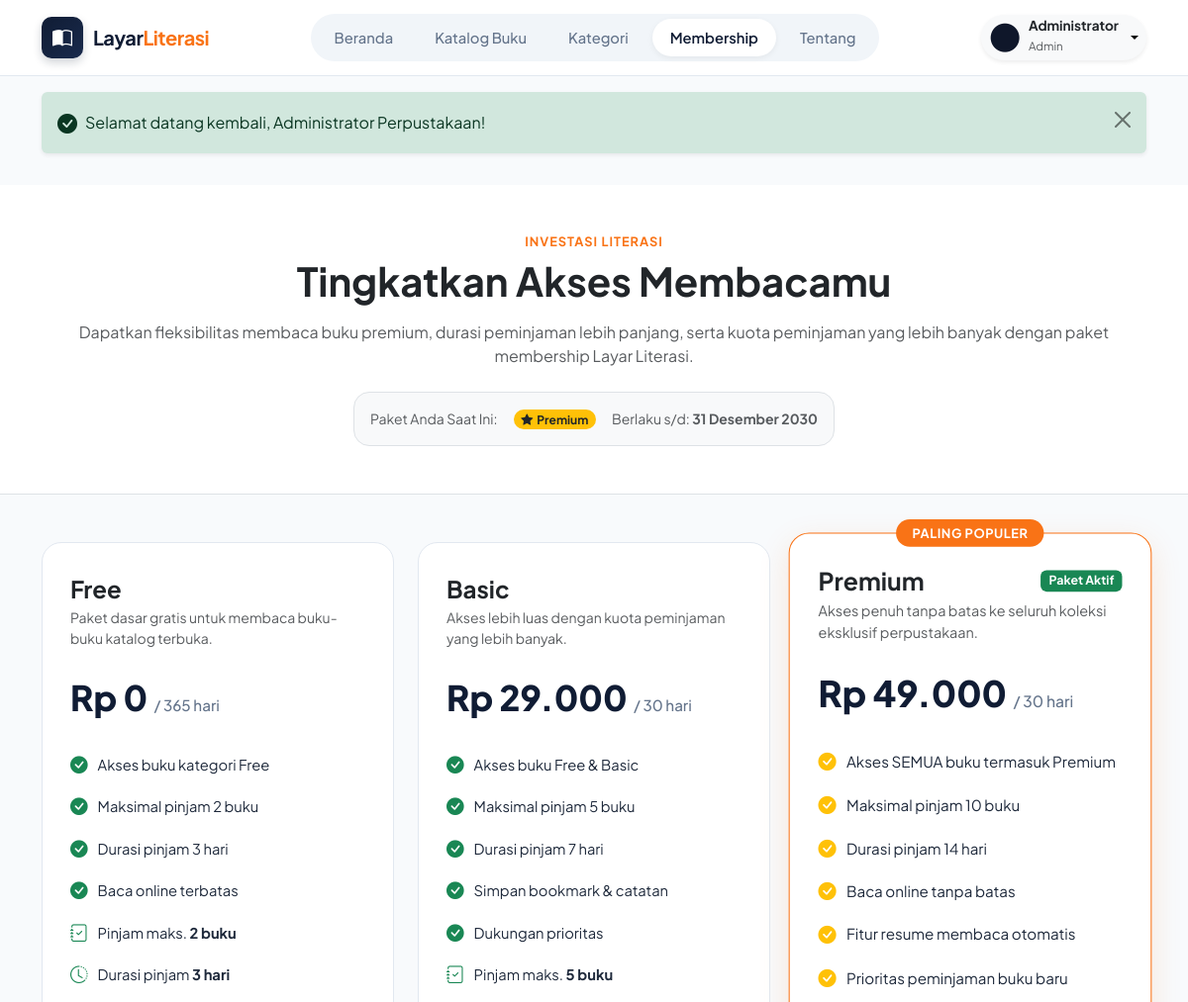
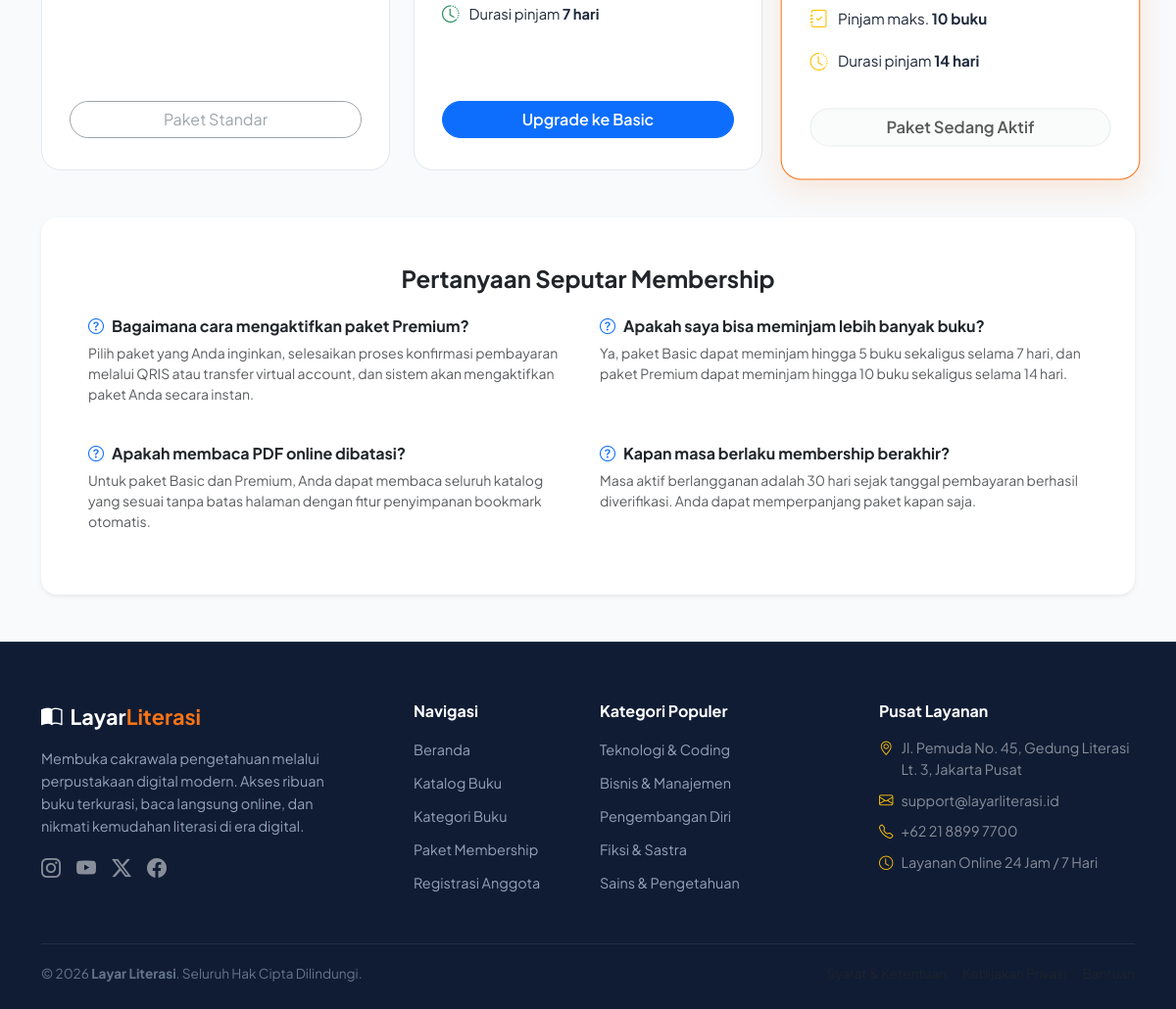
The app's page /membership.php (signed in) with its own data (2 pictures, top to bottom).
### tables this page shows
CREATE TABLE `users` (
  `id` INT AUTO_INCREMENT PRIMARY KEY,
  `name` VARCHAR(100) NOT NULL,
  `email` VARCHAR(100) NOT NULL UNIQUE,
  `password` VARCHAR(255) NOT NULL,
  `role` ENUM('admin', 'member') NOT NULL DEFAULT 'member',
  `avatar` VARCHAR(255) DEFAULT 'default-avatar.png',
  `phone` VARCHAR(20) DEFAULT NULL,
  `membership_id` INT DEFAULT 1,
  `membership_expires_at` DATE DEFAULT NULL,
  `status` ENUM('active', 'suspended') NOT NULL DEFAULT 'active',
  `created_at` TIMESTAMP DEFAULT CURRENT_TIMESTAMP,
  `updated_at` TIMESTAMP DEFAULT CURRENT_TIMESTAMP ON UPDATE CURRENT_TIMESTAMP,
  FOREIGN KEY (`membership_id`) REFERENCES `memberships`(`id`) ON DELETE SET NULL
);

CREATE TABLE `memberships` (
  `id` INT AUTO_INCREMENT PRIMARY KEY,
  `name` VARCHAR(50) NOT NULL,
  `slug` VARCHAR(50) NOT NULL UNIQUE,
  `price` DECIMAL(10,2) NOT NULL DEFAULT 0.00,
  `duration_days` INT NOT NULL DEFAULT 30,
  `max_borrow_days` INT NOT NULL DEFAULT 3,
  `max_borrow_count` INT NOT NULL DEFAULT 2,
  `can_read_premium` TINYINT(1) NOT NULL DEFAULT 0,
  `badge_color` VARCHAR(20) NOT NULL DEFAULT 'secondary',
  `description` TEXT,
  `features` TEXT,
  `created_at` TIMESTAMP DEFAULT CURRENT_TIMESTAMP
);

### includes/auth_middleware.php (called while the page is built, shortened)
<?php
function currentUser(): ?array {
    static $user = null;
    if ($user !== null) {
        return $user;
    }
    $db = getDB();
    $stmt = $db->prepare("
        SELECT u.*, m.name AS membership_name, m.slug AS membership_slug,
               m.max_borrow_count, m.max_borrow_days, m.can_read_premium, m.badge_color
        FROM users u
        LEFT JOIN memberships m ON u.membership_id = m.id
        WHERE u.id = ? AND u.status = 'active'
        LIMIT 1
    ");
    $stmt->execute([$_SESSION['user_id']]);
    $res = $stmt->fetch();
    $user = $res;
    return $user;
}

### membership.php (the view, shortened to what this page needs)
<?php
$db = getDB();
$memberships = $db->query("SELECT * FROM memberships ORDER BY price ASC")->fetchAll();
$currentUser = currentUser();
require_once __DIR__ . '/includes/header.php';
?>
<div class="py-5 bg-white border-bottom">
    <div class="container text-center max-w-700 mx-auto">
        <span class="section-badge-orange">Investasi Literasi</span>
        <h1 class="display-6 fw-bold text-dark mb-3">Tingkatkan Akses Membacamu</h1>
        <p class="text-muted fs-6 mb-0">
            Dapatkan fleksibilitas membaca buku premium, durasi peminjaman lebih panjang, serta kuota peminjaman yang lebih banyak dengan paket membership Layar Literasi.
        </p>
        <?php if ($currentUser): ?>
            <div class="mt-4 p-3 rounded-4 bg-light d-inline-flex align-items-center gap-3 border">
                <span class="text-muted small">Paket Anda Saat Ini:</span>
                <?= getMembershipBadge($currentUser['membership_slug'] ?? 'free', $currentUser['membership_name'] ?? 'Free') ?>
                <?php if (!empty($currentUser['membership_expires_at'])): ?>
                    <span class="text-muted small">Berlaku s/d: <strong><?= formatDate($currentUser['membership_expires_at']) ?></strong></span>
                <?php endif; ?>
            </div>
        <?php endif; ?>
    </div>
</div>
<div class="container py-5">
    <div class="row g-4 justify-content-center align-items-stretch">
        <?php foreach ($memberships as $m): ?>
            <?php
                $isCurrent = $currentUser && ($currentUser['membership_id'] == $m['id']);
                $isFeatured = ($m['slug'] === 'premium');
                $features = json_decode($m['features'] ?? '[]', true) ?: [];
            ?>
            <div class="col-lg-4 col-md-6">
                <div class="pricing-card <?= $isFeatured ? 'featured' : '' ?>">
                    <?php if ($isFeatured): ?>
                        <div class="pricing-featured-badge">PALING POPULER</div>
                    <?php endif; ?>
                    <div class="d-flex justify-content-between align-items-center">
                        <h4 class="fw-bold mb-0 text-dark"><?= e($m['name']) ?></h4>
                        <?php if ($isCurrent): ?>
                            <span class="badge bg-success">Paket Aktif</span>
                        <?php endif; ?>
                    </div>
                    <p class="text-muted small mt-1 mb-2"><?= e($m['description']) ?></p>
                    <div class="pricing-price <?= $isFeatured ? 'text-orange' : '' ?>">
                        <?= formatRupiah($m['price']) ?> <span>/ <?= $m['duration_days'] ?> hari</span>
                    </div>
                    <ul class="pricing-features-list">
                        <?php foreach ($features as $f): ?>
                            <li>
                                <i class="bi bi-check-circle-fill <?= $isFeatured ? 'text-warning' : 'text-success' ?>"></i>
                                <span><?= e($f) ?></span>
                            </li>
                        <?php endforeach; ?>
                        <li>
                            <i class="bi bi-journal-check <?= $isFeatured ? 'text-warning' : 'text-success' ?>"></i>
                            <span>Pinjam maks. <strong><?= $m['max_borrow_count'] ?> buku</strong></span>
                        </li>
                        <li>
                            <i class="bi bi-clock-history <?= $isFeatured ? 'text-warning' : 'text-success' ?>"></i>
                            <span>Durasi pinjam <strong><?= $m['max_borrow_days'] ?> hari</strong></span>
                        </li>
                    </ul>
                    <div class="mt-auto">
                        <?php if (!$currentUser): ?>
                            <a href="<?= BASE_URL ?>/login.php?redirect=membership.php" class="btn <?= $isFeatured ? 'btn-orange' : 'btn-outline-primary' ?> w-100 py-2.5 rounded-pill fw-semibold">
                                Masuk untuk Memilih
                            </a>
                        <?php elseif ($isCurrent): ?>
                            <button type="button" class="btn btn-light w-100 py-2.5 rounded-pill fw-semibold border" disabled>
                                Paket Sedang Aktif
                            </button>
                        <?php elseif ($m['price'] == 0): ?>
                            <button type="button" class="btn btn-outline-secondary w-100 py-2.5 rounded-pill" disabled>
                                Paket Standar
                            </button>
                        <?php else: ?>
                            <a href="<?= BASE_URL ?>/payment.php?membership_id=<?= $m['id'] ?>" class="btn <?= $isFeatured ? 'btn-orange shadow' : 'btn-primary' ?> w-100 py-2.5 rounded-pill fw-semibold">
                                Upgrade ke <?= e($m['name']) ?>
                            </a>
                        <?php endif; ?>
                    </div>
                </div>
            </div>
        <?php endforeach; ?>
    </div>
    <div class="card border-0 shadow-sm rounded-4 p-4 p-md-5 mt-5 bg-white">
        <h4 class="fw-bold text-dark text-center mb-4">Pertanyaan Seputar Membership</h4>
        <div class="row g-4">
            <div class="col-md-6">
                <h6 class="fw-bold text-dark"><i class="bi bi-question-circle text-primary me-2"></i>Bagaimana cara mengaktifkan paket Premium?</h6>
                <p class="text-muted small">
                    Pilih paket yang Anda inginkan, selesaikan proses konfirmasi pembayaran melalui QRIS atau transfer virtual account, dan sistem akan mengaktifkan paket Anda secara instan.
                </p>
            </div>
            <div class="col-md-6">
                <h6 class="fw-bold text-dark"><i class="bi bi-question-circle text-primary me-2"></i>Apakah saya bisa meminjam lebih banyak buku?</h6>
                <p class="text-muted small">
                    Ya, paket Basic dapat meminjam hingga 5 buku sekaligus selama 7 hari, dan paket Premium dapat meminjam hingga 10 buku sekaligus selama 14 hari.
                </p>
            </div>
            <div class="col-md-6">
                <h6 class="fw-bold text-dark"><i class="bi bi-question-circle text-primary me-2"></i>Apakah membaca PDF online dibatasi?</h6>
                <p class="text-muted small">
                    Untuk paket Basic dan Premium, Anda dapat membaca seluruh katalog yang sesuai tanpa batas halaman dengan fitur penyimpanan bookmark otomatis.
                </p>
            </div>
            <div class="col-md-6">
                <h6 class="fw-bold text-dark"><i class="bi bi-question-circle text-primary me-2"></i>Kapan masa berlaku membership berakhir?</h6>
                <p class="text-muted small">
                    Masa aktif berlangganan adalah 30 hari sejak tanggal pembayaran berhasil diverifikasi. Anda dapat memperpanjang paket kapan saja.
                </p>
            </div>
        </div>
    </div>
</div>
<?php require_once __DIR__ . '/includes/footer.php'; ?>

### includes/navbar.php (shortened to what this page needs)
<?php
$currentPage = basename($_SERVER['PHP_SELF']);
$currentDir = basename(dirname($_SERVER['PHP_SELF']));
?>
<nav class="navbar navbar-expand-lg navbar-custom sticky-top">
    <div class="container">
        <a class="navbar-brand-logo" href="<?= BASE_URL ?>/index.php">
            <div class="brand-icon-box">
                <i class="bi bi-book-half"></i>
            </div>
            <div class="brand-title">
                Layar<span>Literasi</span>
            </div>
        </a>
        <div class="collapse navbar-collapse" id="navbarMain">
            <div class="mx-auto my-2 my-lg-0">
                <div class="nav-pill-group">
                    <a href="<?= BASE_URL ?>/index.php" class="nav-pill-link <?= ($currentPage === 'index.php' && $currentDir !== 'admin' && $currentDir !== 'member') ? 'active' : '' ?>">
                        Beranda
                    </a>
                    <a href="<?= BASE_URL ?>/catalog.php" class="nav-pill-link <?= ($currentPage === 'catalog.php' || $currentPage === 'book-detail.php') ? 'active' : '' ?>">
                        Katalog Buku
                    </a>
                    <a href="<?= BASE_URL ?>/catalog.php#kategori" class="nav-pill-link">
                        Kategori
                    </a>
                    <a href="<?= BASE_URL ?>/membership.php" class="nav-pill-link <?= ($currentPage === 'membership.php' || $currentPage === 'payment.php') ? 'active' : '' ?>">
                        Membership
                    </a>
                    <a href="<?= BASE_URL ?>/index.php#tentang" class="nav-pill-link">
                        Tentang
                    </a>
                </div>
            </div>
            <div class="d-flex align-items-center gap-2 mt-3 mt-lg-0">
                <?php if ($currentUser): ?>
                    <div class="dropdown">
                        <button class="btn btn-light border-0 dropdown-toggle d-flex align-items-center gap-2 py-1 px-2 rounded-pill shadow-sm" type="button" id="userMenuBtn" data-bs-toggle="dropdown" aria-expanded="false">
                            <img src="<?= getUserAvatarUrl($currentUser['avatar']) ?>" alt="<?= e($currentUser['name']) ?>" class="rounded-circle" style="width: 32px; height: 32px; object-fit: cover;">
                            <div class="text-start d-none d-sm-block">
                                <span class="d-block fw-bold text-dark lh-1" style="font-size: 0.85rem;"><?= e(explode(' ', $currentUser['name'])[0]) ?></span>
                                <small class="text-muted" style="font-size: 0.72rem;"><?= ucfirst($currentUser['role']) ?></small>
                            </div>
                        </button>
                    </div>
                <?php endif; ?>
            </div>
        </div>
    </div>
</nav>

### includes/helpers.php (shortened to what this page needs)
<?php
function e(?string $str): string {
    return htmlspecialchars($str ?? '', ENT_QUOTES, 'UTF-8');
}
function formatRupiah($amount): string {
    return 'Rp ' . number_format((float)$amount, 0, ',', '.');
}
function formatDate(?string $dateStr): string {
    $time = strtotime($dateStr);
    $months = [
        1 => 'Januari', 'Februari', 'Maret', 'April', 'Mei', 'Juni',
        'Juli', 'Agustus', 'September', 'Oktober', 'November', 'Desember'
    ];
    $day = date('d', $time);
    $month = $months[(int)date('m', $time)];
    $year = date('Y', $time);
    return "$day $month $year";
}
function getMembershipBadge(string $slug, string $name): string {
    $classes = [
        'free' => 'bg-secondary text-white',
        'basic' => 'bg-info text-dark',
        'premium' => 'bg-warning text-dark'
    ];
    $cls = $classes[strtolower($slug)] ?? 'bg-primary text-white';
    return '<span class="badge ' . $cls . ' px-2.5 py-1 rounded-pill"><i class="bi bi-star-fill me-1"></i>' . e($name) . '</span>';
}
function getUserAvatarUrl(?string $avatarName): string {
    if (file_exists(UPLOADS_PATH . '/avatars/' . $avatarName)) {
        return UPLOADS_URL . '/avatars/' . $avatarName;
    }
    return ASSETS_URL . '/images/default-avatar.png';
}

### assets/css/style.css (style rules this page uses)
:root { --primary-navy: #101c34; --secondary-navy: #192a4c; --hero-dark: #0d1629; --accent-orange: #f97316; --accent-orange-hover: #ea580c; --accent-orange-light: #fff7ed; --brand-blue: #2563eb; --brand-blue-hover: #1d4ed8; --bg-light: #f8fafc; --card-bg: #ffffff; --border-color: #e2e8f0; --text-primary: #1e293b; --text-muted: #64748b; --text-white: #ffffff; --radius-sm: 8px; --radius-md: 12px; --radius-lg: 16px; --radius-full: 9999px; --shadow-sm: 0 1px 3px rgba(0, 0, 0, 0.05); --shadow-md: 0 4px 15px -2px rgba(15, 23, 42, 0.08); --shadow-lg: 0 12px 30px -4px rgba(15, 23, 42, 0.12); --shadow-hover: 0 20px 35px -5px rgba(15, 23, 42, 0.15); }
body { font-family: 'Plus Jakarta Sans', 'Inter', -apple-system, BlinkMacSystemFont, "Segoe UI", Roboto, sans-serif; background-color: var(--bg-light); color: var(--text-primary); min-height: 100vh; display: flex; flex-direction: column; }
.navbar-custom { background-color: #ffffff; border-bottom: 1px solid var(--border-color); padding: 14px 0; transition: all 0.3s ease; }
.navbar-brand-logo { display: flex; align-items: center; gap: 10px; text-decoration: none; }
.brand-icon-box { width: 42px; height: 42px; background: linear-gradient(135deg, var(--primary-navy), var(--secondary-navy)); border-radius: 10px; display: flex; align-items: center; justify-content: center; color: #ffffff; font-size: 1.25rem; box-shadow: 0 4px 10px rgba(16, 28, 52, 0.2); }
.brand-title { font-weight: 700; font-size: 1.25rem; color: var(--primary-navy); letter-spacing: -0.5px; }
.brand-title span { color: var(--accent-orange); }
.nav-pill-group { display: flex; align-items: center; gap: 6px; background-color: #f1f5f9; padding: 5px; border-radius: var(--radius-full); }
.nav-pill-link { color: var(--text-muted); font-weight: 500; font-size: 0.92rem; padding: 8px 18px; border-radius: var(--radius-full); text-decoration: none; transition: all 0.2s ease; }
.nav-pill-link.active { background-color: #ffffff; color: var(--primary-navy); font-weight: 600; box-shadow: 0 2px 6px rgba(0, 0, 0, 0.06); }
.section-badge-orange { font-size: 0.8rem; font-weight: 700; text-transform: uppercase; letter-spacing: 1px; color: var(--accent-orange); margin-bottom: 6px; display: block; }
.pricing-card { background-color: #ffffff; border: 1px solid var(--border-color); border-radius: 20px; padding: 32px 28px; position: relative; transition: all 0.3s ease; height: 100%; display: flex; flex-direction: column; }
.pricing-card.featured { border-color: var(--accent-orange); box-shadow: 0 10px 30px rgba(249, 115, 22, 0.15); transform: scale(1.03); }
.pricing-featured-badge { position: absolute; top: -14px; left: 50%; transform: translateX(-50%); background-color: var(--accent-orange); color: #ffffff; padding: 4px 16px; border-radius: var(--radius-full); font-size: 0.78rem; font-weight: 700; letter-spacing: 0.5px; }
.pricing-price { font-size: 2.2rem; font-weight: 800; color: var(--primary-navy); margin: 15px 0 20px 0; }
.pricing-price span { font-size: 0.95rem; font-weight: 500; color: var(--text-muted); }
.pricing-features-list { list-style: none; padding: 0; margin: 0 0 25px 0; flex-grow: 1; }
.pricing-features-list li { padding: 8px 0; font-size: 0.92rem; color: var(--text-primary); display: flex; align-items: center; gap: 10px; }
.pricing-features-list li i { color: #10b981; font-size: 1.1rem; }

### records on screen
users: avatar (picture), name "Administrator", role "Admin", membership.name "Premium", membership_expires_at "31 Desember 2030"
memberships: name "Free", description "Paket dasar gratis untuk membaca buku-buku katalog terbuka.", price "Rp 0", duration_days "365", slug "free" (drawn), features "Akses buku kategori Free", features "Maksimal pinjam 2 buku", features "Durasi pinjam 3 hari", features "Baca online terbatas", max_borrow_count "2", max_borrow_days "3", shows "Paket Standar"
memberships: name "Basic", description "Akses lebih luas dengan kuota peminjaman yang lebih banyak.", price "Rp 29.000", duration_days "30", slug "basic" (drawn), features "Akses buku Free & Basic", features "Maksimal pinjam 5 buku", features "Durasi pinjam 7 hari", features "Simpan bookmark & catatan", features "Dukungan prioritas", max_borrow_count "5", max_borrow_days "7"
memberships: slug "PALING POPULER", name "Premium", shows "Paket Aktif", description "Akses penuh tanpa batas ke seluruh koleksi eksklusif perpustakaan.", price "Rp 49.000", duration_days "30", features "Akses SEMUA buku termasuk Premium", features "Maksimal pinjam 10 buku", features "Durasi pinjam 14 hari", features "Baca online tanpa batas", features "Fitur resume membaca otomatis", features "Prioritas peminjaman buku baru", max_borrow_count "10", max_borrow_days "14", shows "Paket Sedang Aktif"

### other values on screen
$flash['message'] "Selamat datang kembali, Administrator Perpustakaan!"
